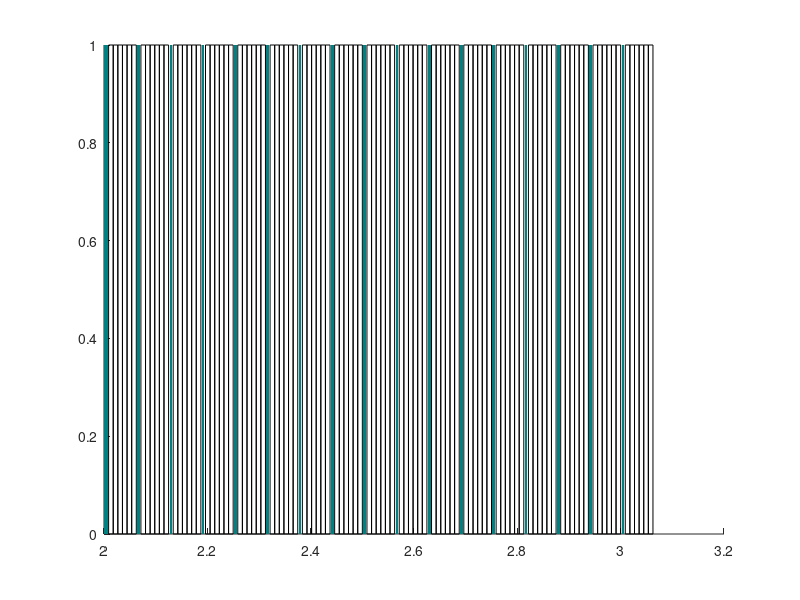

Recreate this plot in MATLAB.
%% Draw superframe
xlim=[2,3];
slot_length = (1/16)/7;
for tt = floor(xlim(1)*16)/16:(1/16):floor(xlim(2)*16)/16
    for i=1:6
    rectangle('Position',[tt+i*slot_length 0 slot_length 1])
    hold on;
    end
    for i=0:0
    beacon=rectangle('Position',[tt+i*slot_length 0 slot_length 1],'FaceColor',[0 .5 .5],'LineStyle','none');
    hold on;
    end
end
